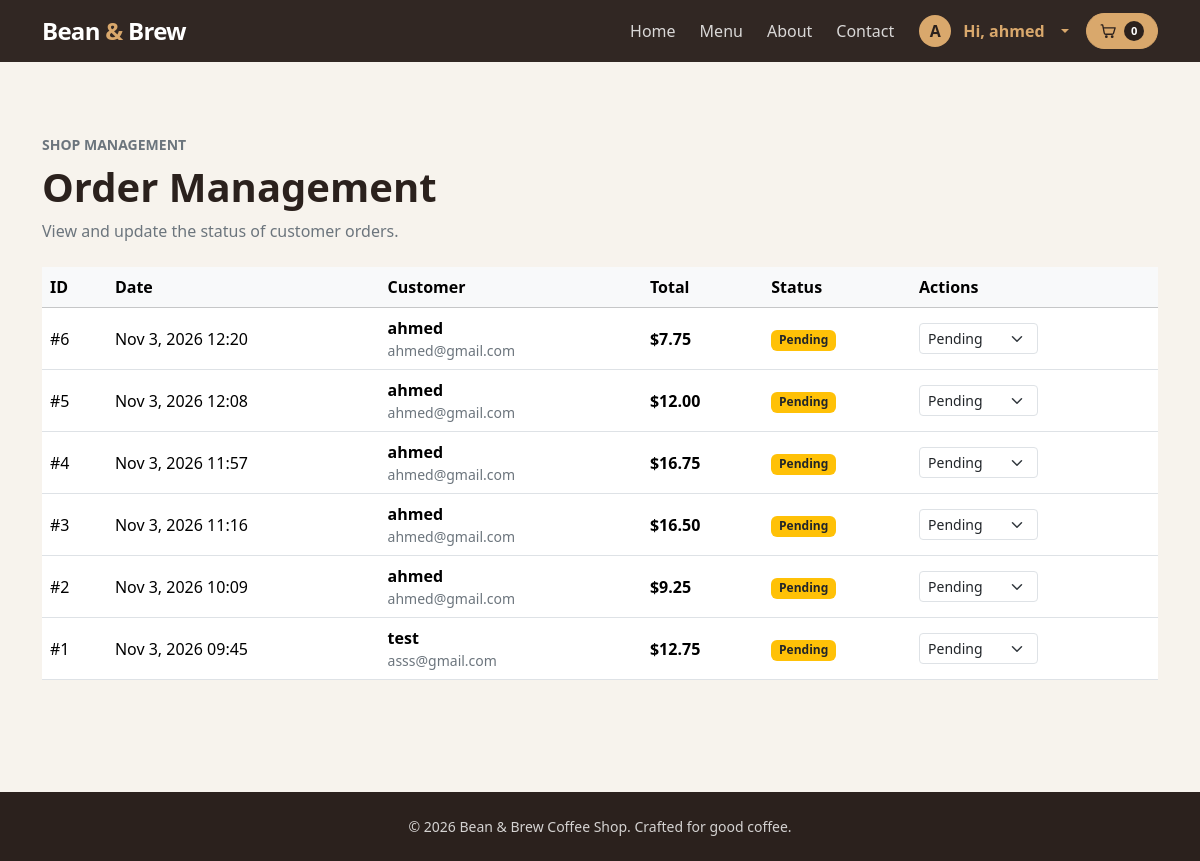
Page /admin_orders.php (signed in) on the committed database.
### tables this page shows
CREATE TABLE orders (
    id INTEGER PRIMARY KEY AUTOINCREMENT,
    customer_name TEXT NOT NULL,
    customer_email TEXT NOT NULL,
    total_amount REAL NOT NULL,
    created_at DATETIME DEFAULT CURRENT_TIMESTAMP
, status TEXT NOT NULL DEFAULT 'pending');

### public/admin_orders.php (the view, shortened to what this page needs)
<?php
require_once "../includes/config.php";
$stmt = $pdo->query("SELECT * FROM orders ORDER BY created_at DESC");
$orders = $stmt->fetchAll();
include "../includes/header.php";
?>
<section class="container py-4 py-lg-5">
    <div class="d-flex flex-column flex-sm-row justify-content-between align-items-sm-end gap-3 mb-4">
        <div>
            <p class="text-uppercase small fw-semibold text-secondary mb-2">Shop management</p>
            <h1 class="display-6 fw-bold mb-2">Order Management</h1>
            <p class="text-secondary mb-0">View and update the status of customer orders.</p>
        </div>
    </div>
    <div class="table-responsive">
        <table class="table table-hover align-middle">
            <thead class="table-light">
                <tr>
                    <th>ID</th>
                    <th>Date</th>
                    <th>Customer</th>
                    <th>Total</th>
                    <th>Status</th>
                    <th>Actions</th>
                </tr>
            </thead>
            <tbody>
                <?php if (empty($orders)): ?>
                    <tr>
                        <td colspan="6" class="text-center py-4 text-secondary">No orders found.</td>
                    </tr>
                <?php else: ?>
                    <?php foreach ($orders as $order): ?>
                        <tr>
                            <td>#<?php echo $order['id']; ?></td>
                            <td><?php echo date('M j, Y H:i', strtotime($order['created_at'])); ?></td>
                            <td>
                                <div class="fw-semibold"><?php echo htmlspecialchars($order['customer_name']); ?></div>
                                <div class="small text-secondary"><?php echo htmlspecialchars($order['customer_email']); ?></div>
                            </td>
                            <td class="fw-bold">$<?php echo number_format($order['total_amount'], 2); ?></td>
                            <td>
                                <?php
                                    $statusClass = 'badge bg-secondary';
                                    switch ($order['status']) {
                                        case 'pending': $statusClass = 'badge bg-warning text-dark'; break;
                                    }
                                ?>
                                <span class="<?php echo $statusClass; ?>"><?php echo ucfirst($order['status']); ?></span>
                            </td>
                            <td>
                                <form action="admin_order_status.php" method="POST" class="d-inline">
                                    <select name="new_status" class="form-select form-select-sm d-inline-block w-auto" onchange="this.form.submit()">
                                        <option value="pending" <?php echo $order['status'] === 'pending' ? 'selected' : ''; ?>>Pending</option>
                                    </select>
                                </form>
                            </td>
                        </tr>
                    <?php endforeach; ?>
                <?php endif; ?>
            </tbody>
        </table>
    </div>
</section>
<?php include "../includes/footer.php"; ?>

### includes/header.php (style rules this page uses)
:root { --coffee-ink: #2b211d; --coffee-brown: #56392d; --coffee-gold: #d9a86c; --coffee-cream: #f7f3ed; }
body { background: var(--coffee-cream); color: var(--coffee-ink); min-height: 100vh; display: flex; flex-direction: column; }

### rows in the picture
orders: id "6", created_at "Nov 3, 2026 12:20", customer_name "ahmed", customer_email "ahmed@gmail.com", total_amount "7.75", status "Pending", new_status "Pending"
orders: id "5", created_at "Nov 3, 2026 12:08", customer_name "ahmed", customer_email "ahmed@gmail.com", total_amount "12.00", status "Pending", new_status "Pending"
orders: id "4", created_at "Nov 3, 2026 11:57", customer_name "ahmed", customer_email "ahmed@gmail.com", total_amount "16.75", status "Pending", new_status "Pending"
orders: id "3", created_at "Nov 3, 2026 11:16", customer_name "ahmed", customer_email "ahmed@gmail.com", total_amount "16.50", status "Pending", new_status "Pending"
orders: id "2", created_at "Nov 3, 2026 10:09", customer_name "ahmed", customer_email "ahmed@gmail.com", total_amount "9.25", status "Pending", new_status "Pending"
orders: id "1", created_at "Nov 3, 2026 09:45", customer_name "test", customer_email "asss@gmail.com", total_amount "12.75", status "Pending", new_status "Pending"

### other values in the picture
substr($account_name, 0, 1) "A"
$account_name "ahmed"
